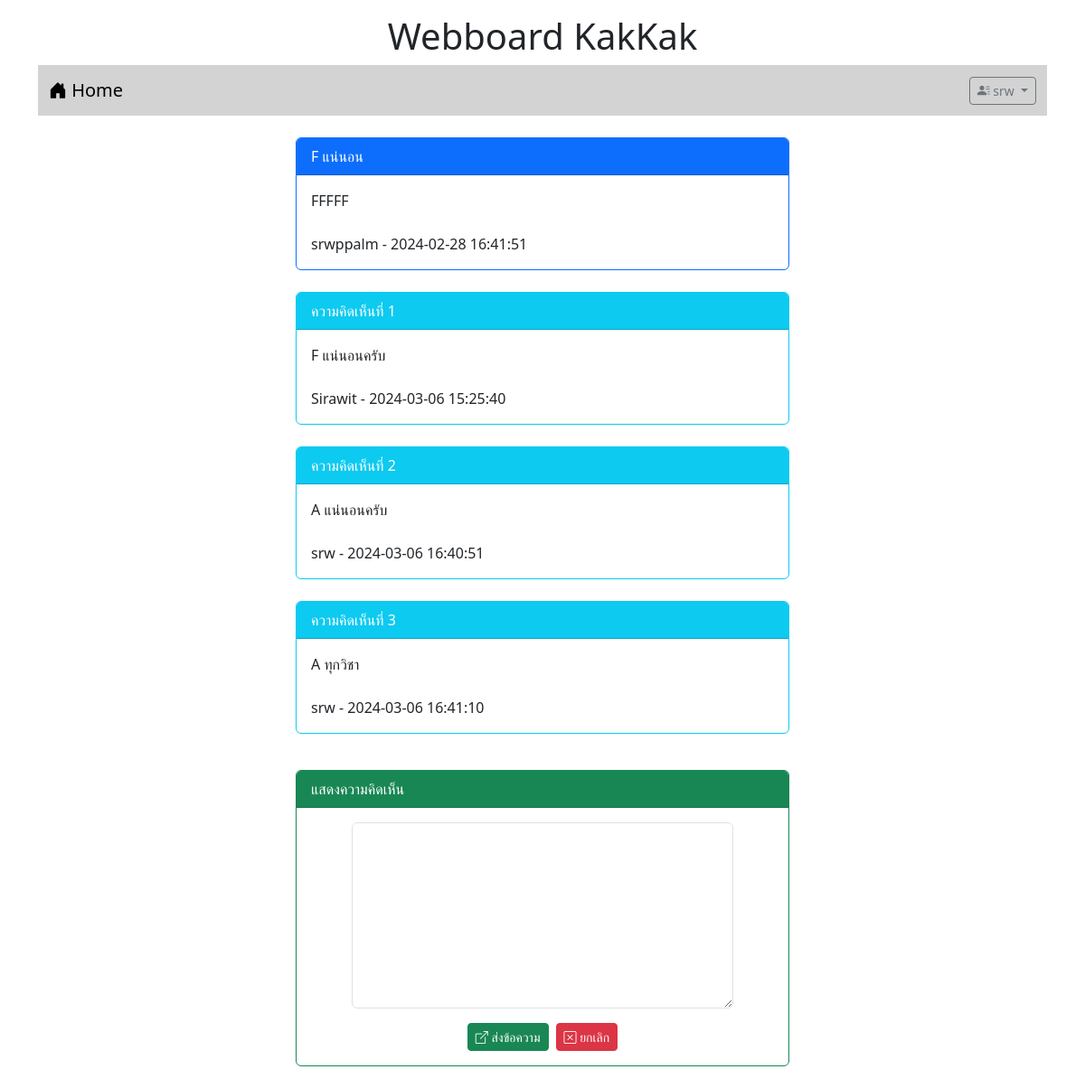
Page /post.php?id=5 (signed in) on the committed database.
### tables this page shows
CREATE TABLE `post` (
  `id` int(11) NOT NULL,
  `title` varchar(128) NOT NULL,
  `content` varchar(2048) NOT NULL,
  `post_date` datetime NOT NULL,
  `cat_id` int(11) NOT NULL,
  `user_id` int(11) NOT NULL
);

CREATE TABLE `user` (
  `id` int(11) NOT NULL,
  `login` varchar(32) NOT NULL,
  `password` varchar(64) NOT NULL,
  `name` varchar(64) NOT NULL,
  `gender` char(1) NOT NULL,
  `email` varchar(32) NOT NULL,
  `role` char(1) NOT NULL
);

CREATE TABLE `comment` (
  `id` int(11) NOT NULL,
  `content` varchar(20148) NOT NULL,
  `post_date` datetime NOT NULL,
  `user_id` int(11) NOT NULL,
  `post_id` int(11) NOT NULL
);

### post.php (the view, shortened to what this page needs)
<!DOCTYPE html>
<html lang="en">
<head>
    <link rel="stylesheet" href="bootstrap-5.3.2-dist/css/bootstrap.min.css">
    <link rel="stylesheet" href="https://cdn.jsdelivr.net/npm/bootstrap-icons@1.11.3/font/bootstrap-icons.min.css">
</head>
<body>
    <div class="container-lg">
        <h1 style = "text-align : center;" class = "mt-3">Webboard KakKak</h1>
        <?php include "nav.php" ?>
        <div class="row mt-4">
            <div class="col-lg-3 col-md-2 col-sm-1"></div>
            <div class="col-lg-6 col-md-8 col-sm-10">
            <?php
                $conn = new PDO("mysql:host=localhost;dbname=webboard;charset=utf8","root","");
                $sql = "SELECT post.title , post.content , post.post_date , user.login FROM post INNER JOIN user on (post.user_id = user.id) WHERE post.id = $_GET[id]";
                $result = $conn->query($sql);
                while($row = $result ->fetch()){
                        echo "<div class='card border-primary'>";
                        echo "<div class='card-header bg-primary text-white'>$row[0]</div>";
                        echo "<div class='card-body'>$row[1] <BR><BR> $row[3] - $row[2]</div>";
                        echo "</div><BR>";
                    }
            ?>
            <?php
                $conn = new PDO("mysql:host=localhost;dbname=webboard;charset=utf8","root","");
                $sql = "SELECT comment.id , comment.content , comment.post_date , user.login FROM comment INNER JOIN user on (comment.user_id = user.id) WHERE comment.post_id = $_GET[id]";
                $result = $conn->query($sql);
                while($row = $result ->fetch()){
                        echo "<div class='card border-info'>";
                        echo "<div class='card-header bg-info text-white'>ความคิดเห็นที่ $row[0]</div>";
                        echo "<div class='card-body'>$row[1] <BR><BR> $row[3] - $row[2]</div>";
                        echo "</div><BR>";
                    }
            ?>
                <?php if(isset($_SESSION['id'])) { ?>
                <div class="card border-success mt-3">
                    <div class="card-header bg-success text-white">แสดงความคิดเห็น</div>
                    <div class="card-body">
                        <form action="post_save.php" method = "post">
                            <div class="row mb-3 justify-content-center">
                                <div class="col-lg-10">
                                    <textarea name="comment" rows="8" class = "form-control" required>
                                    </textarea>
                                </div>
                            </div>
                            <div class="row">
                                <div class="col-lg-12 d-flex justify-content-center">
                                    <button type = "submit" class = "btn btn-success btn-sm text-white">
                                    <i class = "bi bi-box-arrow-up-right"></i> ส่งข้อความ</button>
                                    <button type = "reset" class = "btn btn-danger btn-sm ms-2">
                                    <i class = "bi bi-x-square"></i> ยกเลิก</button>
                                </div>
                            </div>
                        </form>
                    </div>
                </div>
                <?php } ?>
                <br>
            </div>
            <div class="col-lg-3 col-md-2 sol-sm-1"></div>
        </div>
    </div>
</body>
</html>

### rows in the picture
post: title "F แน่นอน", content "FFFFF", user.login "srwppalm", post_date "2024-02-28 16:41:51"
comment: id "1", content "F แน่นอนครับ", user.login "Sirawit", post_date "2024-03-06 15:25:40"
comment: id "2", content "A แน่นอนครับ", user.login "srw", post_date "2024-03-06 16:40:51"
comment: id "3", content "A ทุกวิชา", user.login "srw", post_date "2024-03-06 16:41:10"

### other values in the picture
$_SESSION['username'] "srw"
